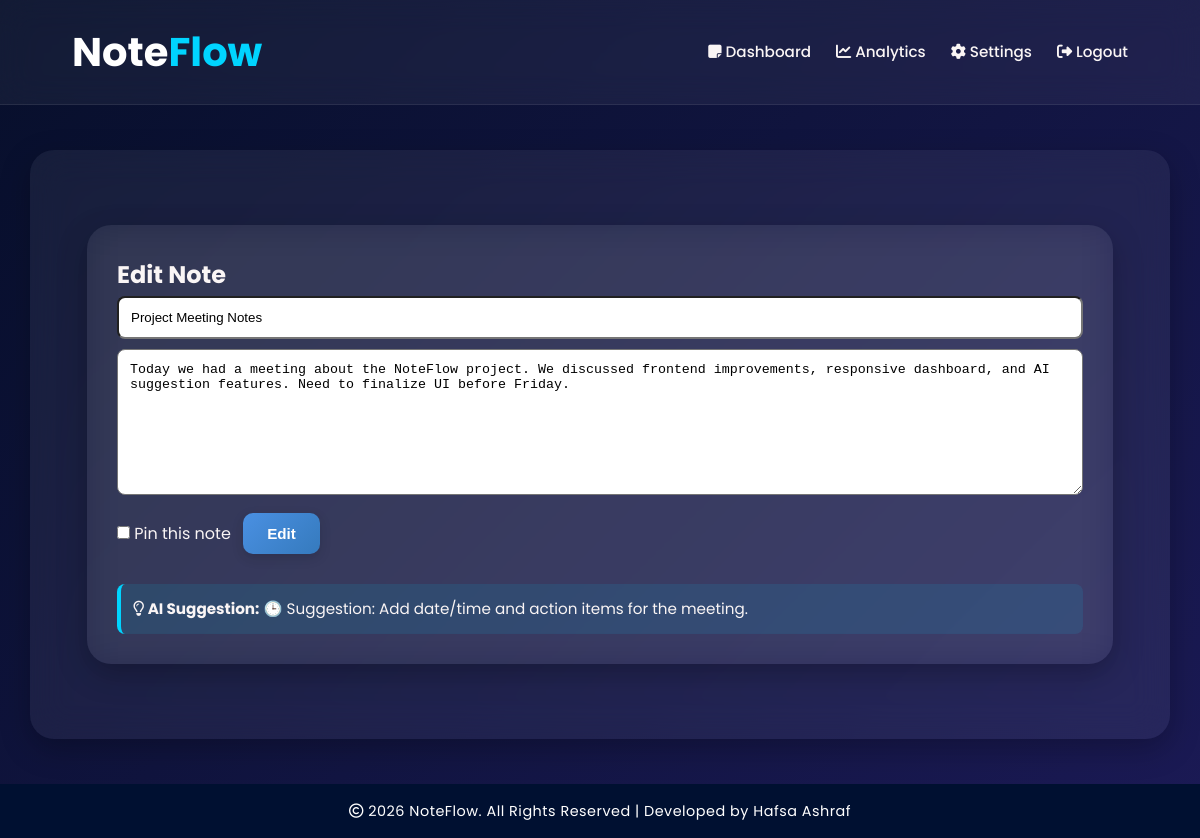
The page /note/edit/5 (signed in) on the database its author committed.
### tables this page shows
CREATE TABLE notes (
                    id INTEGER PRIMARY KEY AUTOINCREMENT,
                    user_id INTEGER NOT NULL,
                    title TEXT NOT NULL,
                    content TEXT NOT NULL,
                    pinned INTEGER DEFAULT 0,
                    created_at TEXT,
                    updated_at TEXT,
                    FOREIGN KEY(user_id) REFERENCES users(id));

### app.py (the view, shortened to what this page needs)
@app.route("/note/edit/<int:id>", methods=["GET", "POST"])
def edit_note(id):
    if "user_id" not in session:
        return redirect(url_for("login"))
    conn = get_db()
    note = conn.execute("SELECT * FROM notes WHERE id=? AND user_id=?", (id, session["user_id"])).fetchone()
    if not note:
        conn.close()
        flash("Note not found!", "danger")
        return redirect(url_for("dashboard"))
    ai_suggestion = None
    conn.close()
    ai_suggestion = ai_generate_suggestion(note["content"])
    return render_template("note_form.html", action="Edit", note=note, ai_suggestion=ai_suggestion)

### app.py (called while the page is built, shortened)
def get_db():
    conn = sqlite3.connect(DB_PATH)
    conn.row_factory = sqlite3.Row
    return conn

def _rule_based_suggestion(text: str) -> str:
    t = (text or "").lower()
    if "exam" in t or "study" in t:
        return "📘 Suggestion: Break your study into a timetable and focus on key topics."
    if "important" in t or "urgent" in t:
        return "📌 Suggestion: Mark this note as important and pin it for quick access."
    if len(t) > 300:
        return "✂️ Suggestion: This note is long — consider splitting into headings or bullet points."
    if "meeting" in t or "call" in t:
        return "🕒 Suggestion: Add date/time and action items for the meeting."
    if "task" in t or "todo" in t or "to-do" in t:
        return "✅ Suggestion: Convert this into a checklist to track progress."
    return "💡 Suggestion: Keep your notes concise and add clear next steps."

def ai_generate_suggestion(note_content: str) -> str:
    if not note_content:
        return "💡 Suggestion: Add some content to get tailored suggestions."
    return _rule_based_suggestion(note_content)

### templates/note_form.html
{% extends "base.html" %}
{% block content %}
<div class="container">
  <h2>{{ action }} Note</h2>
  <form method="POST">
    <input type="text" name="title" value="{{ note[2] if note else '' }}" placeholder="Title" required style="width:100%;padding:12px;margin-bottom:10px;border-radius:8px;">
    <textarea name="content" rows="8" style="width:100%;padding:12px;border-radius:8px;">{{ note[3] if note else '' }}</textarea>
    <label>
      <input type="checkbox" name="pinned" {% if note and note[4]==1 %}checked{% endif %}> Pin this note
    </label>
    <button type="submit">{{ action }}</button>
  </form>
  {% if ai_suggestion %}
  <div class="ai-suggestion">
    <strong><i class="fa-regular fa-lightbulb"></i> AI Suggestion:</strong> {{ ai_suggestion }}
  </div>
  {% endif %}
</div>
{% endblock %}

### static/css/style.css (style rules this page uses)
:root { --primary:#00d4ff; --secondary:#000b47; --accent:#ffcc70; --text-main:#faf5f5; --text-light:#b8c4d2; --transition:all 0.35s ease; }
* { margin: 0%;; padding: 0%;; box-sizing:border-box; }
body { font-family:'Poppins',sans-serif; background:linear-gradient(135deg,#070F2B,#1B1A55); color:var(--text-main); min-height:100vh; line-height:1.7; }
.container { width:min(1200px,90%); margin:45px auto; background:rgba(255,255,255,0.06); backdrop-filter:blur(18px); border-radius:24px; padding:45px; box-shadow:0 10px 30px rgba(0,0,0,0.25); }
button { border:none;outline:none; padding:14px 26px;border-radius:14px; cursor:pointer;font-size:0.95rem;font-weight:600; display:inline-flex;align-items:center;gap:10px; color:#fff; background:linear-gradient(135deg,var(--secondary),var(--primary)); transition:var(--transition); margin:10px 8px; }
body, .navbar, .note-card, .auth-container, .suggestion-card, footer { transition: background-color 0.3s ease, color 0.3s ease; }
body { font-size: 16px; }
button { font-size: 0.95rem; }
button { border: none; outline: none; padding: 12px 24px; border-radius: 10px; cursor: pointer; font-size: 0.95rem; font-weight: 600; display: inline-flex; align-items: center; gap: 8px; color: #fff; background: linear-gradient(135deg, #4a90e2, #357abd); box-shadow: 0 4px 12px rgba(0,0,0,0.15); transition: all 0.3s ease; }
.ai-suggestion { background: rgba(0,212,255,0.1); border-left: 4px solid var(--primary); padding: 12px; margin-top: 20px; border-radius: 8px; font-size: 0.95rem; }
html, body { height: 100%; margin: 0; padding: 0; }
body { display: flex; flex-direction: column; }
.container { flex: 1; }
@media (max-width: 1200px) { .container { width: 95%; padding: 30px; } }

### rows shown on the page
notes: title "Project Meeting Notes", content "Today we had a meeting about the NoteFlow project. We discussed frontend improvements, responsive dashboard, and AI suggestion features. Need to finalize UI before Friday."

### other values the page prints
{{ action }} "Edit"
{{ ai_suggestion }} "🕒 Suggestion: Add date/time and action items for the meeting."
